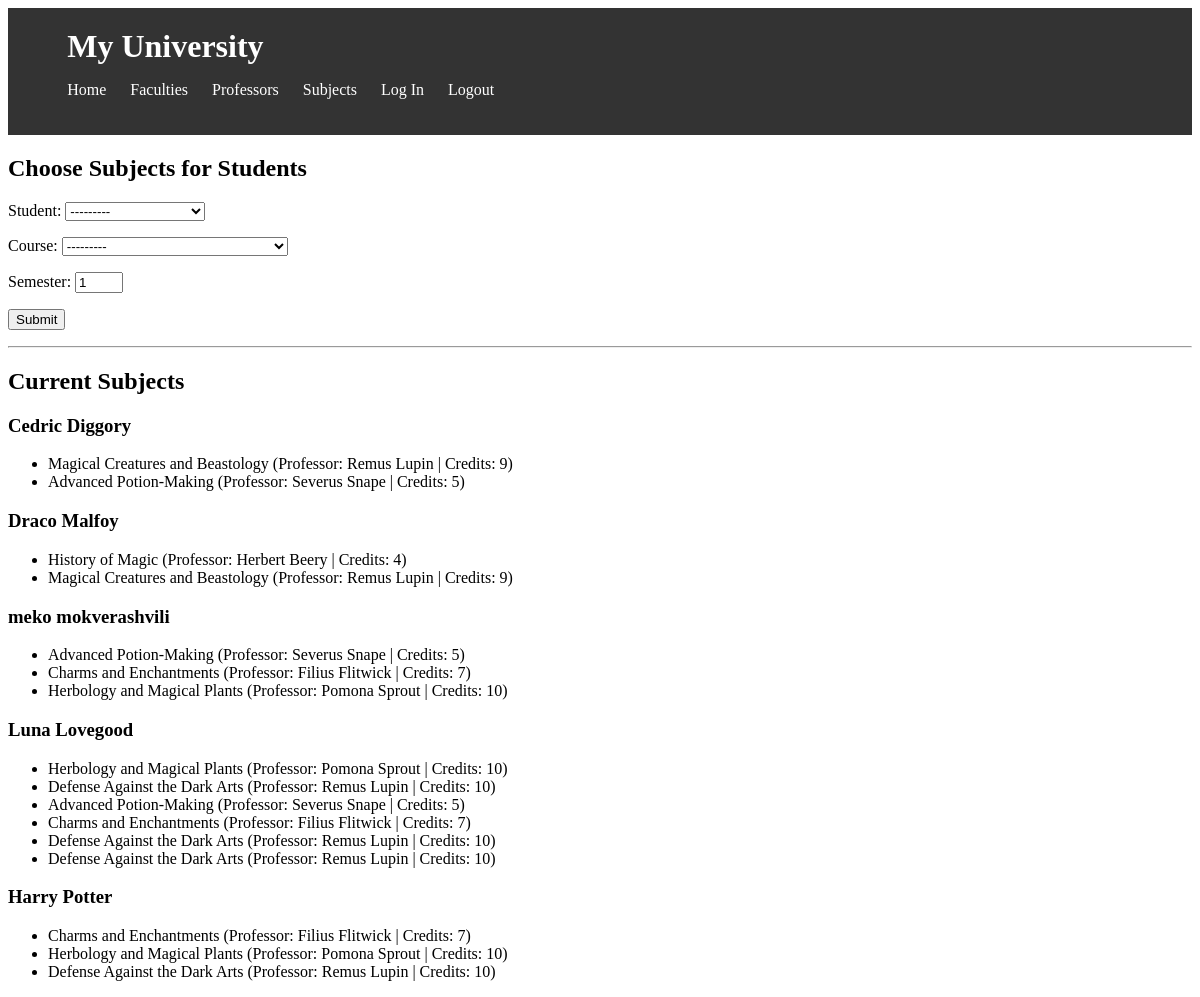
Page /taking_subjects/ on the committed database.
### university/models/student.py (models this page shows)
class Student(models.Model):
    user = models.OneToOneField(User, on_delete=models.SET_NULL, related_name='student', null=True, blank=True)
    first_name = models.CharField(max_length=100, verbose_name=_('First Name'))
    last_name = models.CharField(max_length=100, verbose_name=_('Last Name'))
    email = models.EmailField(max_length=100, verbose_name=_('Email'), default='', blank=True)
    gpa = models.FloatField(
        verbose_name='GPA',
        validators=[MaxValueValidator(4.0)],
        default=0.0
    )
    faculty = models.ForeignKey('university.Faculty', on_delete=models.CASCADE, related_name='students',
                                verbose_name=_('Faculty'), blank=True, null=True)
    created_at = models.DateTimeField(auto_now_add=True, verbose_name=_('Created At'))
    updated_at = models.DateTimeField(auto_now=True, verbose_name=_('Updated At'))
    class Meta:
        verbose_name = _('Student')
        verbose_name_plural = _('Students')
        ordering = ('-created_at',)
    def __str__(self):
        return f'{self.first_name} {self.last_name}'

### university/models/Taking_Subjects.py (models this page shows, shortened)
class TakingSubjects(models.Model):
    student = models.ForeignKey(Student, on_delete=models.CASCADE, related_name='taken_subjects',
                                 verbose_name=_('Student'))
    course = models.ForeignKey(Course, on_delete=models.CASCADE, related_name='students_taking',
                               verbose_name=_('Course'))
    semester = models.PositiveIntegerField(verbose_name=_('Semester'), default=1,
                                           validators=[MinValueValidator(1), MaxValueValidator(8)])  # Assuming a semester range from 1 to 8
    created_at = models.DateTimeField(auto_now_add=True, verbose_name=_('Created At'))
    updated_at = models.DateTimeField(auto_now=True, verbose_name=_('Updated At'))
    class Meta:
        verbose_name = _('Taking Subject')
        verbose_name_plural = _('Taking Subjects')
        ordering = ('-created_at',)

### university/models/course.py (models this page shows)
class Course(models.Model):
    name = models.CharField(max_length=100, verbose_name=_('Course Name'))
    description = models.TextField(verbose_name=_('Description'))
    professor = models.ForeignKey('university.Professor', on_delete=models.CASCADE, related_name='courses',
                                  verbose_name=_('Professor'), blank=True, null=True)
    syllabus = models.FileField(upload_to='university/syllabus/', verbose_name=_('Syllabus'))
    number_of_credits = models.PositiveIntegerField(verbose_name=_('Number of Credits'), default=0, blank=True)
    created_at = models.DateTimeField(auto_now_add=True, verbose_name=_('Created At'))
    updated_at = models.DateTimeField(auto_now=True, verbose_name=_('Updated At'))
    class Meta:
        verbose_name = _('Course')
        verbose_name_plural = _('Courses')
        ordering = ('-created_at',)
    def __str__(self):
        return self.name

### university/models/professor.py (models this page shows)
class Professor(models.Model):
    user = models.OneToOneField(User, on_delete=models.SET_NULL, related_name='professor', null=True, blank=True)
    first_name = models.CharField(max_length=100, verbose_name=_('First Name'))
    last_name = models.CharField(max_length=100, verbose_name=_('Last Name'))
    email = models.EmailField(max_length=100, verbose_name=_('Email'), default='', blank=True)
    faculty = models.ForeignKey('university.Faculty', on_delete=models.CASCADE, related_name='professors',
                                verbose_name=_('Faculty'), blank=True, null=True)
    created_at = models.DateTimeField(auto_now_add=True, verbose_name=_('Created At'))
    updated_at = models.DateTimeField(auto_now=True, verbose_name=_('Updated At'))
    class Meta:
        verbose_name = _('Professor')
        verbose_name_plural = _('Professors')
        ordering = ('-created_at',)
    def __str__(self):
        return f'{self.first_name} {self.last_name}'

### university/views/subjects.py (the view)
# urls.py: path('taking_subjects/', taking_subjects, name='taking_subjects'),
def taking_subjects(request):
    if request.method == 'POST':
        form = TakingSubjectsForm(request.POST)
        if form.is_valid():
            student = form.cleaned_data['student']
            if student.taken_subjects.count() >= 6:
                error_message = "Each student can take a maximum of 6 subjects."
                return render(request, 'university/taking_subjects.html', {'form': form, 'error_message': error_message})
            form.save()
            return redirect('taking_subjects')
    else:
        form = TakingSubjectsForm()
    taking_subjects_grouped = {}
    for taking_subject in TakingSubjects.objects.all().order_by('student'):
        student = taking_subject.student
        if student not in taking_subjects_grouped:
            taking_subjects_grouped[student] = []
        taking_subjects_grouped[student].append(taking_subject)
    return render(request, 'university/taking_subjects.html', {'form': form, 'taking_subjects_grouped': taking_subjects_grouped})

### university/forms.py
class TakingSubjectsForm(forms.ModelForm):
    class Meta:
        model = TakingSubjects
        fields = ['student', 'course', 'semester']
        labels = {
            'student': 'Student',
            'course': 'Course',
            'semester': 'Semester'
        }
        widgets = {
            'semester': forms.NumberInput(attrs={'min': 1, 'max': 8})
        }

### university/templates/university/taking_subjects.html (shortened to what this page needs)
{% block content %}
    {% include 'university/header.html' %}
  <h2>Choose Subjects for Students</h2>
  <form method="post">
    {{ form.as_p }}
    <button type="submit">Submit</button>
  </form>
  <hr>
  <h2>Current Subjects</h2>
  {% for student, subjects in taking_subjects_grouped.items %}
    <h3>{{ student.first_name }} {{ student.last_name }}</h3>
    <ul>
      {% for subject in subjects %}
        <li>{{ subject.course.name }} (Professor: {{ subject.course.professor }} | Credits: {{ subject.course.number_of_credits }})</li>
      {% empty %}
        <li>No subjects chosen yet.</li>
      {% endfor %}
    </ul>
  {% endfor %}
{% endblock %}

### rows in the picture
Student: first_name "Cedric", last_name "Diggory"
TakingSubjects: course.name "Magical Creatures and Beastology", course.professor "Remus Lupin", course.number_of_credits "9"
TakingSubjects: course.name "Advanced Potion-Making", course.professor "Severus Snape", course.number_of_credits "5"
Student: first_name "Draco", last_name "Malfoy"
TakingSubjects: course.name "History of Magic", course.professor "Herbert Beery", course.number_of_credits "4"
TakingSubjects: course.name "Magical Creatures and Beastology", course.professor "Remus Lupin", course.number_of_credits "9"
Student: first_name "meko", last_name "mokverashvili"
TakingSubjects: course.name "Advanced Potion-Making", course.professor "Severus Snape", course.number_of_credits "5"
TakingSubjects: course.name "Charms and Enchantments", course.professor "Filius Flitwick", course.number_of_credits "7"
TakingSubjects: course.name "Herbology and Magical Plants", course.professor "Pomona Sprout", course.number_of_credits "10"
Student: first_name "Luna", last_name "Lovegood"
TakingSubjects: course.name "Herbology and Magical Plants", course.professor "Pomona Sprout", course.number_of_credits "10"
TakingSubjects: course.name "Defense Against the Dark Arts", course.professor "Remus Lupin", course.number_of_credits "10"
TakingSubjects: course.name "Advanced Potion-Making", course.professor "Severus Snape", course.number_of_credits "5"
TakingSubjects: course.name "Charms and Enchantments", course.professor "Filius Flitwick", course.number_of_credits "7"
TakingSubjects: course.name "Defense Against the Dark Arts", course.professor "Remus Lupin", course.number_of_credits "10"
TakingSubjects: course.name "Defense Against the Dark Arts", course.professor "Remus Lupin", course.number_of_credits "10"
Student: first_name "Harry", last_name "Potter"
TakingSubjects: course.name "Charms and Enchantments", course.professor "Filius Flitwick", course.number_of_credits "7"
TakingSubjects: course.name "Herbology and Magical Plants", course.professor "Pomona Sprout", course.number_of_credits "10"
TakingSubjects: course.name "Defense Against the Dark Arts", course.professor "Remus Lupin", course.number_of_credits "10"
